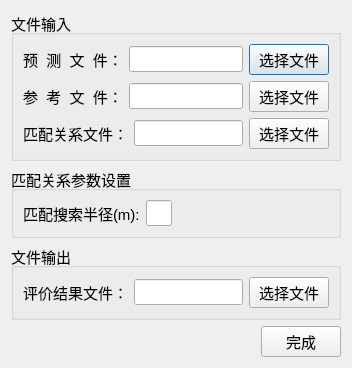
<?xml version="1.0" encoding="UTF-8"?>
<ui version="4.0">
 <class>StemCurveEvaluation</class>
 <widget class="QDialog" name="StemCurveEvaluation">
  <property name="geometry">
   <rect>
    <x>0</x>
    <y>0</y>
    <width>352</width>
    <height>343</height>
   </rect>
  </property>
  <property name="sizePolicy">
   <sizepolicy hsizetype="Preferred" vsizetype="Preferred">
    <horstretch>0</horstretch>
    <verstretch>0</verstretch>
   </sizepolicy>
  </property>
  <property name="font">
   <font>
    <pointsize>11</pointsize>
   </font>
  </property>
  <property name="windowTitle">
   <string>树木干曲线预测结果评价</string>
  </property>
  <layout class="QVBoxLayout" name="verticalLayout">
   <item>
    <widget class="QGroupBox" name="groupBox_2">
     <property name="title">
      <string>文件输入</string>
     </property>
     <layout class="QVBoxLayout" name="verticalLayout_2">
      <item>
       <layout class="QHBoxLayout" name="horizontalLayout">
        <item>
         <widget class="QLabel" name="label_2">
          <property name="text">
           <string>预  测  文  件：</string>
          </property>
         </widget>
        </item>
        <item>
         <widget class="QLineEdit" name="_inputFileOfPredictedTree"/>
        </item>
        <item>
         <widget class="QPushButton" name="_selectInputFileOfPredictedTree">
          <property name="text">
           <string>选择文件</string>
          </property>
         </widget>
        </item>
       </layout>
      </item>
      <item>
       <layout class="QHBoxLayout" name="horizontalLayout_3">
        <item>
         <widget class="QLabel" name="label_3">
          <property name="text">
           <string>参  考  文  件：</string>
          </property>
         </widget>
        </item>
        <item>
         <widget class="QLineEdit" name="_inputFileOfReferenceTree"/>
        </item>
        <item>
         <widget class="QPushButton" name="_selectedInputFileOfReferenceTree">
          <property name="text">
           <string>选择文件</string>
          </property>
         </widget>
        </item>
       </layout>
      </item>
      <item>
       <layout class="QHBoxLayout" name="horizontalLayout_6">
        <item>
         <widget class="QLabel" name="label_6">
          <property name="text">
           <string>匹配关系文件：</string>
          </property>
         </widget>
        </item>
        <item>
         <widget class="QLineEdit" name="_inputFileOfIndex"/>
        </item>
        <item>
         <widget class="QPushButton" name="_selectedInputFileOfIndex">
          <property name="text">
           <string>选择文件</string>
          </property>
         </widget>
        </item>
       </layout>
      </item>
     </layout>
    </widget>
   </item>
   <item>
    <widget class="QGroupBox" name="groupBox">
     <property name="title">
      <string>匹配关系参数设置</string>
     </property>
     <layout class="QVBoxLayout" name="verticalLayout_3">
      <item>
       <layout class="QHBoxLayout" name="horizontalLayout_2">
        <item>
         <layout class="QHBoxLayout" name="horizontalLayout_9">
          <item>
           <widget class="QLabel" name="label_5">
            <property name="text">
             <string>匹配搜索半径(m):</string>
            </property>
           </widget>
          </item>
          <item>
           <widget class="QLineEdit" name="_radius"/>
          </item>
         </layout>
        </item>
        <item>
         <spacer name="horizontalSpacer_3">
          <property name="orientation">
           <enum>Qt::Horizontal</enum>
          </property>
          <property name="sizeHint" stdset="0">
           <size>
            <width>800</width>
            <height>20</height>
           </size>
          </property>
         </spacer>
        </item>
       </layout>
      </item>
     </layout>
    </widget>
   </item>
   <item>
    <widget class="QGroupBox" name="groupBox_3">
     <property name="title">
      <string>文件输出</string>
     </property>
     <layout class="QHBoxLayout" name="horizontalLayout_8">
      <item>
       <layout class="QHBoxLayout" name="horizontalLayout_4">
        <item>
         <widget class="QLabel" name="label_4">
          <property name="text">
           <string>评价结果文件：</string>
          </property>
         </widget>
        </item>
        <item>
         <widget class="QLineEdit" name="_outputFile"/>
        </item>
        <item>
         <widget class="QPushButton" name="_selectedOututFile">
          <property name="text">
           <string>选择文件</string>
          </property>
         </widget>
        </item>
       </layout>
      </item>
     </layout>
    </widget>
   </item>
   <item>
    <layout class="QHBoxLayout" name="horizontalLayout_7">
     <item>
      <spacer name="horizontalSpacer">
       <property name="orientation">
        <enum>Qt::Horizontal</enum>
       </property>
       <property name="sizeHint" stdset="0">
        <size>
         <width>300</width>
         <height>20</height>
        </size>
       </property>
      </spacer>
     </item>
     <item>
      <widget class="QPushButton" name="_btn_OK">
       <property name="text">
        <string>完成</string>
       </property>
      </widget>
     </item>
    </layout>
   </item>
  </layout>
 </widget>
 <resources/>
 <connections/>
</ui>
